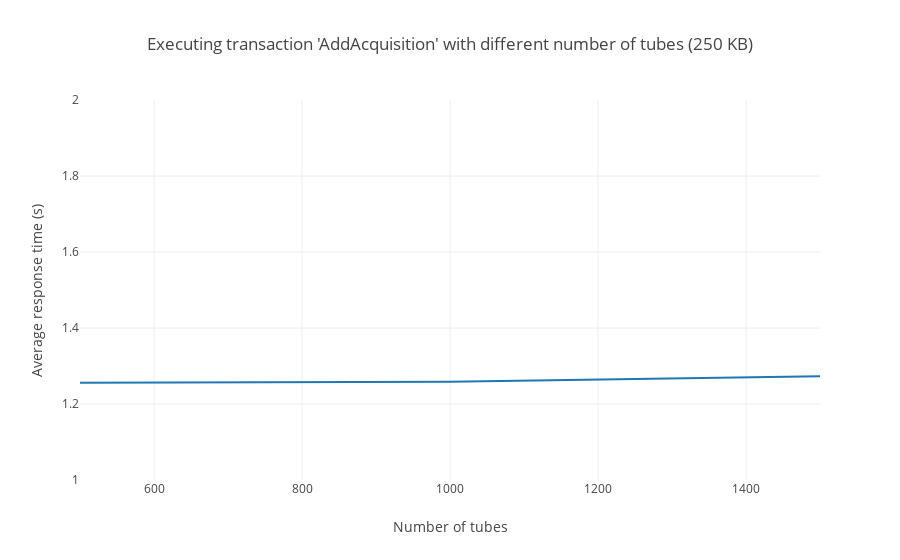

The code cell stored with this chart in its notebook:
### Markdown cell above
### Average times when executing tx 'AddAcquisition' (250 KB file size)

### Code cell
# 3 Orgs net data
threeOrgs = [1.2557, 1.2584, 1.2733]
# 5 Orgs net data
#fiveOrgs = [2.2852, 2.1202, 1.8744]

avgAcquisition("250 KB", threeOrgs)
#avgAcquisition("250 KB", threeOrgs, fiveOrgs)

### Figure 1 — Plotly figure (JSON) as saved in the notebook; plotly's stock layout.template omitted (floating-point values rounded to 4 significant figures)
{"data": [{"mode": "lines", "name": "3 Orgs net", "type": "scatter", "uid": "56915421-e7bb-4db0-a10f-c7652d56b599", "x": [500, 1000, 1500], "y": [1.256, 1.258, 1.273]}], "layout": {"barmode": "group", "title": {"text": "Executing transaction 'AddAcquisition' with different number of tubes (250 KB)"}, "xaxis": {"range": [500, 1500], "title": {"text": "Number of tubes"}}, "yaxis": {"range": [1, 2], "title": {"text": "Average response time (s)"}}}}
